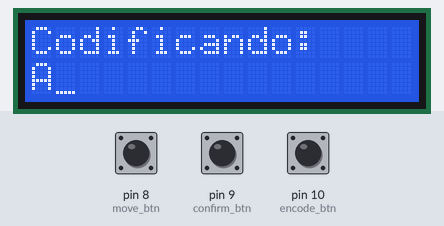
A sketch run on a simulated Arduino Uno, built with avr-gcc and run on an emulated ATmega328P. Shown: 16×2 character LCD. The inputs (shaded band) are chosen by the test bench; at power-on: pin 8 (move_btn) LOW, pin 9 (confirm_btn) HIGH, pin 10 (encode_btn) HIGH.

Above: at 1.2 s.
1.3 s: pin 8 (move_btn) pulled HIGH for 0.15 s
At 2.2 s:
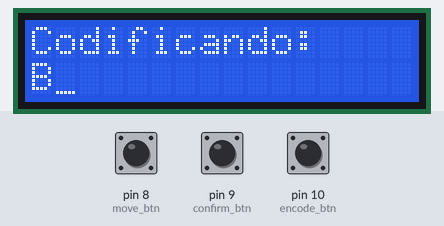
2.9 s: pin 9 (confirm_btn) pulled LOW for 0.15 s
At 3.6 s:
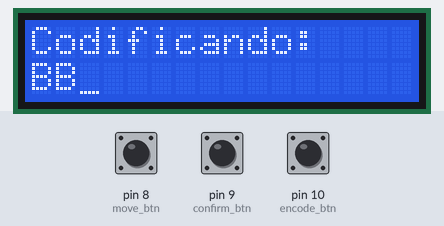
6.0 s: pin 10 (encode_btn) pulled LOW for 0.15 s
At 6.9 s:
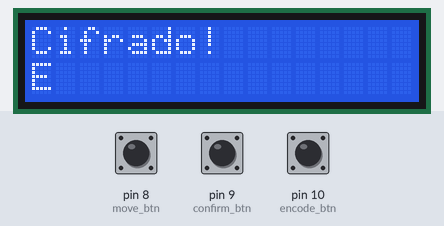
7.6 s: pin 9 (confirm_btn) driven LOW and pin 10 (encode_btn) driven LOW
At 9.0 s:
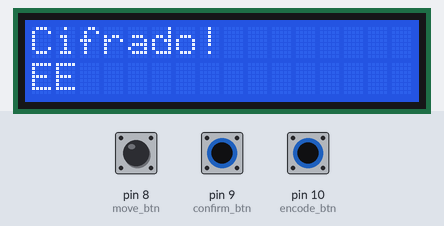
Timing chart, 0 to 10.1 s (numbered marks = the images above; inputs shaded):
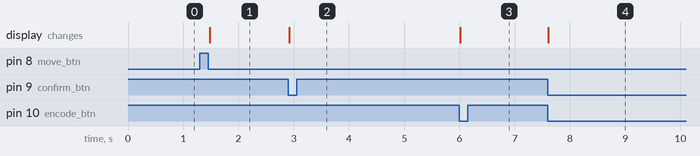

Measured:
- after the input at 1.3 s, the display: changes after 0.18 s (image 1)
- after the input at 2.9 s, the display: changes at once (image 2)
- after the input at 6.0 s, the display: changes at once (image 3)
- after the input at 7.6 s, the display: changes at once (image 4)

The sketch:

cifrado_cesar1.ino
```cpp
#include <LiquidCrystal.h>

#define move_btn 8
#define confirm_btn 9
#define encode_btn 10

// inicializamos el objecto de tipo LiquidCrystal con sus pines correspondientes
LiquidCrystal lcd(12, 11, 5, 4, 3, 2);

String abc = "ABCDEFGHIJKLMNOPQRSTUVWXYZ";
int puntero = 0; //puntero para movernos por el abecedario
bool move_btn_previo; //estado de boton anterior
bool confirm_btn_previo;//estado de boton anterior
bool encode_btn_previo;//estado de boton anterior

String texto = ""; //texto confirmado
int clave = 3; //clave del algoritmo de cifra
String texto_cifrado = ""; //texto cifrado
bool isEncoded = false; //flag que indica si el usuario quiere cifrar el texto


void setup() {

  Serial.begin(9600);

  lcd.begin(16, 2); //iniciamos las filas y columnas del lcd
  lcd.cursor();//muestra el cursor
  lcd.print("Codificando:");//imprimimos en la primera fila

  pinMode(move_btn,INPUT);
  pinMode(confirm_btn,INPUT);

  pinMode(encode_btn,INPUT);

  //estado de los botones
  move_btn_previo = digitalRead(move_btn);
  confirm_btn_previo = digitalRead(confirm_btn);
  encode_btn_previo = digitalRead(encode_btn);

}

void cambiarLetra(int pin){ //si se pulsa el boton cambiar letra se mueve el puntero de abc
  if (!digitalRead(pin) && move_btn_previo){
    //recorre el string del abecedario en bucle
    if(puntero<25){
      	puntero++;
    }else{ puntero = 0; } //si nos salimos de la longitud del string volvemos a empezar
  }

  move_btn_previo = digitalRead(pin); //guardamos el estado
}

void confirmarLetra(){//si se pulsa el boton de confirmar confirma la letra mostrada
  if (!digitalRead(confirm_btn) && confirm_btn_previo){
    texto += abc.charAt(puntero); //añade la letra al texto a mostrar
    cifrarLetra(); //llamamos a la funcion cifrar letra
  }
  confirm_btn_previo = digitalRead(confirm_btn);
}

void cifrarLetra(){ // ciframos la letra y lo añadimos a un string del texto cifrado
  texto_cifrado += abc.charAt((puntero+clave)%abc.length());//haciendo uso de la clave(3) y del algoritmo de cifrado del cesar
}

void cifrar(){ //si pulsamos el boton de crifrar, mostramos la cifra
   if (!digitalRead(encode_btn) && encode_btn_previo){
     	texto = texto_cifrado; //el texto que se muestra en el lcd pasa a ser el text cifrado
     	isEncoded = true; //flag para que no muestre mas letras, solo el text cifrado
     	lcd.noCursor(); //quitamos el cursor
     	lcd.clear(); //borramos el lc y se coloca el cursor en la posicion 0,0
  		lcd.print("Cifrado!"); //pintamos en la primera fila
     	pintarLcd(); //pintamos el texto cifrado en la segunda fila
  }

  encode_btn_previo = digitalRead(encode_btn); //guardamos el estado del boton cifrar
}

void pintarLcd(){ //pintamos los valores que el usuario ha confirmado
  lcd.setCursor(0,1);
  lcd.print(texto);


}

void mostrarLetra(){ //mostramos la letra a elegir DESPUES del los datos ya elegidos
  if(!isEncoded){ //usamos el flag de antes, si el usuario ha dado a codificar, ya no tiene que ver la letra a elegir
  	lcd.setCursor(texto.length(),1); //colocamos el cursos justo despues del texto ya confirmado
  	lcd.print(abc.charAt(puntero)); //pintamos la letra siguiente


  }
}


void loop() {

  	mostrarLetra(); //mostramos la letra segun va cambiando
  	cambiarLetra(move_btn); // boton cambiamos la letra
  	confirmarLetra();//boton confirmar letra
  	cifrar(); //boton cifrar texto confirmado


}
 
```
